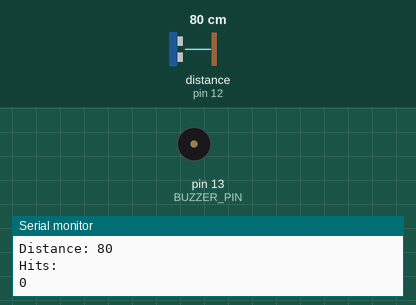
This sketch was run on a simulated Arduino Uno, built with avr-gcc and run on an emulated ATmega328P. Shown: buzzer (waves = sounding), the last lines printed to the serial monitor. Inputs (shaded band) come from the test bench; at power-on: distance to the obstacle (sensor on pin 12) 80 cm. The echo pulse lasts 58.3 µs per cm.

Above: at 1.2 s.
1.3 s: distance to the obstacle (sensor on pin 12) set to 33 cm
3.0 s: distance to the obstacle (sensor on pin 12) set to 27 cm
At 4.6 s:
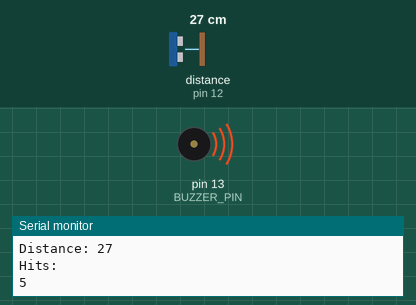
Timing chart, 0 to 11.1 s (numbered marks = the images above; inputs shaded):
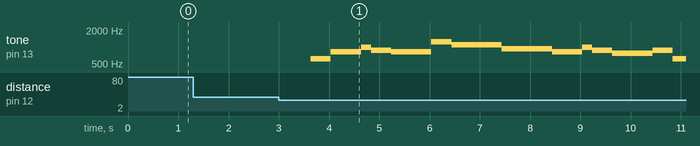

Measured:
- the behaviour switches between 30 and 29 cm on distance to the obstacle (sensor on pin 12) (found by bisection; images 0 and 1)
- after the input at 3.0 s, tone on pin 13 (BUZZER_PIN): plays 617 Hz for 0.40 s, 824 Hz for 0.60 s, 980 Hz for 0.20 s, 873 Hz for 0.40 s, 824 Hz for 0.80 s, 1234 Hz for 0.40 s … (14 notes in this stretch), starting after 0.64 s

The sketch:

101020alarm.ino
```cpp
#include <SR04.h>

#define ECHO_PIN 11
#define TRIG_PIN 12
#define BUZZER_PIN 13
#define ALARM_DISTANCE 30 // cm

SR04 sr04 = SR04(ECHO_PIN, TRIG_PIN);
int hits = 0;
int tempo = 400;

struct LengthStruct {
 float half = 0.5;
 float one = 1.0;
 float one_half = 1.5;
 float two = 2.0;
 float two_half = 2.5;
} Length;

struct MusicStruct {
 int A = 550;
 int As = 582;
 int B = 617;
 int C = 654;
 int Cs = 693;
 int D = 734;
 int Ds = 777;
 int E = 824;
 int F = 873;
 int Fs = 925;
 int G = 980;
 int Gs = 1003;
 int A2 = 1100;
 int A2s = 1165;
 int B2 = 1234;
 int C3 = 1308;
 int C3s = 1385;
 int D3 = 1555;
} Music;

void setTone(int note, int duration) {
 tone(BUZZER_PIN, note);
 delay(duration);
 noTone(BUZZER_PIN);
}

void sing() {
 setTone(Music.B, tempo * Length.one);
 setTone(Music.E, tempo * Length.one_half);
 setTone(Music.G, tempo * Length.half);
 setTone(Music.F, tempo * Length.one);
 setTone(Music.E, tempo * Length.two);
 setTone(Music.B2, tempo * Length.one);
 setTone(Music.A2, tempo * Length.two_half);
 setTone(Music.Fs, tempo * Length.two_half);
 setTone(Music.E, tempo * Length.one_half);
 setTone(Music.G, tempo * Length.half);
 setTone(Music.F, tempo * Length.one);
 setTone(Music.Ds, tempo * Length.two);
 setTone(Music.F, tempo * Length.one);
 setTone(Music.B, tempo * Length.two_half);
}

void setup() {
  // put your setup code here, to run once:
  Serial.begin(9600);
  Serial.println("Ready");
  pinMode(BUZZER_PIN, OUTPUT);
}

void loop() {
  // put your main code here, to run repeatedly:
 long distance = sr04.Distance(); // Get current distance from sensor
 Serial.print("Distance: ");
 Serial.println(distance);
 if (distance < ALARM_DISTANCE) {
  hits++;
 }else {
  hits = 0;
 }
 Serial.println("Hits: ");
 Serial.println(hits);
 if (hits >= 5) {
   sing();
   hits = 0;
   delay(6000);
 }
 delay(100);
}
```
